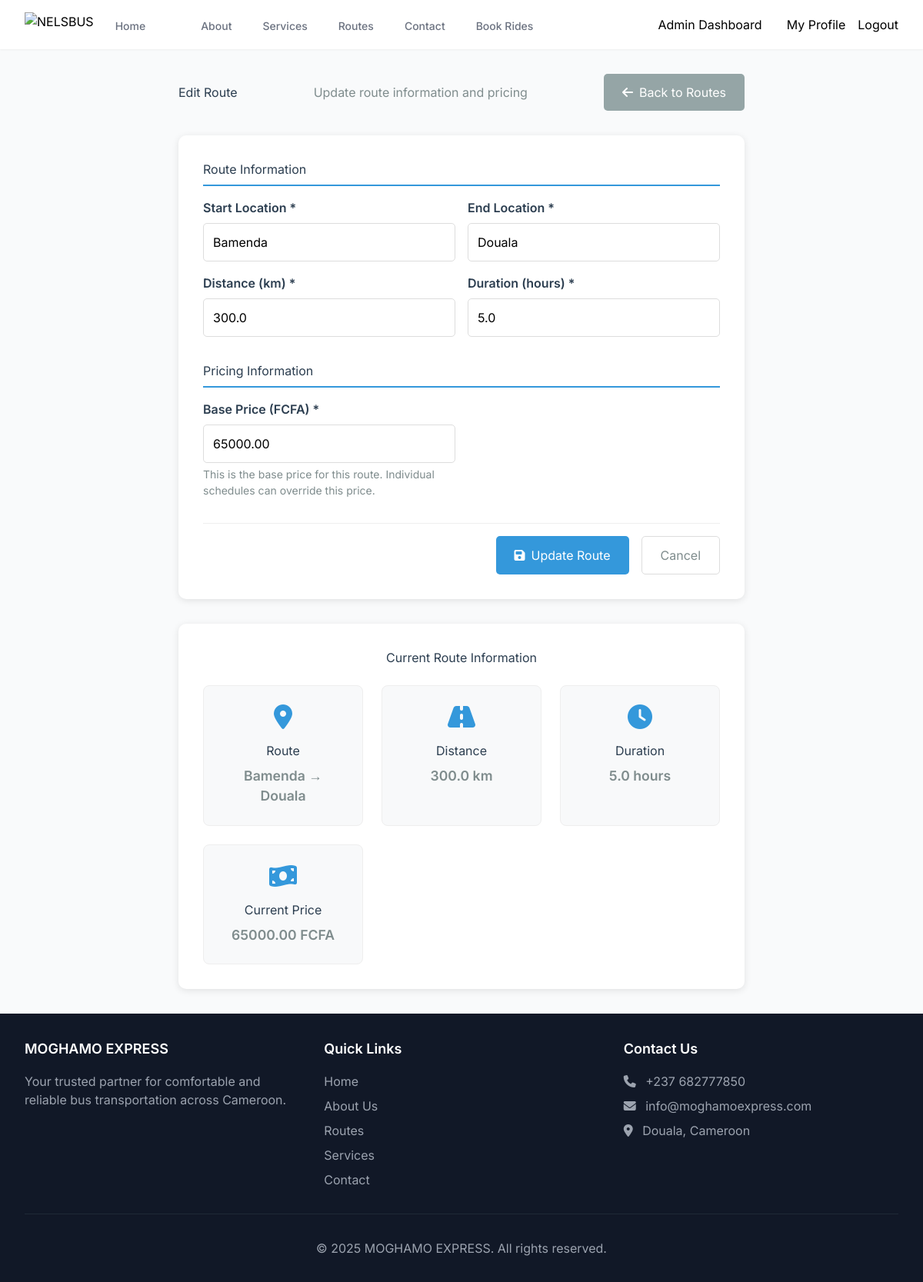
Page /manage-routes/5/edit/ (signed in) on the committed database.
### NelsaApp/models.py (models this page shows, shortened)
class Route(models.Model):
    start_location = models.CharField(max_length=100)
    end_location = models.CharField(max_length=100)
    distance = models.FloatField()
    duration = models.FloatField(default=0)  # Duration in hours
    price = models.DecimalField(max_digits=10, decimal_places=2, default=0)  # Base price for the route
    class Meta:
        unique_together = ('start_location', 'end_location')

### NelsaApp/views.py (the view, shortened to what this page needs)
# urls.py: path('manage-routes/<int:route_id>/edit/', views.admin_route_edit, name='admin_route_edit'),
@login_required
@user_passes_test(lambda u: u.is_staff)
def admin_route_edit(request, route_id):
    route = get_object_or_404(Route, id=route_id)
    context = {
        'route': route,
    }
    return render(request, 'NelsaApp/admin_route_edit.html', context)

### NelsaApp/templates/NelsaApp/admin_route_edit.html (shortened to what this page needs)
{% extends 'NelsaApp/base.html' %}
{% load static %}
{% block content %}
<div class="admin-route-edit">
    <div class="page-header">
        <h1>Edit Route</h1>
        <p>Update route information and pricing</p>
        <a href="{% url 'admin_routes' %}" class="btn btn-secondary">
            <i class="fas fa-arrow-left"></i> Back to Routes
        </a>
    </div>
    <div class="form-container">
        <form method="POST" class="route-form">
            <div class="form-section">
                <h3>Route Information</h3>
                <div class="form-row">
                    <div class="form-group">
                        <label for="start_location">Start Location *</label>
                        <input type="text" id="start_location" name="start_location" class="form-control" value="{{ route.start_location }}" required>
                    </div>
                    <div class="form-group">
                        <label for="end_location">End Location *</label>
                        <input type="text" id="end_location" name="end_location" class="form-control" value="{{ route.end_location }}" required>
                    </div>
                </div>
                <div class="form-row">
                    <div class="form-group">
                        <label for="distance">Distance (km) *</label>
                        <input type="number" id="distance" name="distance" class="form-control" step="0.1" min="0" value="{{ route.distance }}" required>
                    </div>
                    <div class="form-group">
                        <label for="duration">Duration (hours) *</label>
                        <input type="number" id="duration" name="duration" class="form-control" step="0.5" min="0" value="{{ route.duration }}" required>
                    </div>
                </div>
            </div>
            <div class="form-section">
                <h3>Pricing Information</h3>
                <div class="form-row">
                    <div class="form-group">
                        <label for="price">Base Price (FCFA) *</label>
                        <input type="number" id="price" name="price" class="form-control" step="100" min="0" value="{{ route.price }}" required>
                        <small class="form-text">This is the base price for this route. Individual schedules can override this price.</small>
                    </div>
                </div>
            </div>
            <div class="form-actions">
                <button type="submit" class="btn btn-primary">
                    <i class="fas fa-save"></i> Update Route
                </button>
                <a href="{% url 'admin_routes' %}" class="btn btn-outline">Cancel</a>
            </div>
        </form>
    </div>
    <div class="current-info">
        <h3>Current Route Information</h3>
        <div class="info-grid">
            <div class="info-card">
                <i class="fas fa-map-marker-alt"></i>
                <h4>Route</h4>
                <p>{{ route.start_location }} → {{ route.end_location }}</p>
            </div>
            <div class="info-card">
                <i class="fas fa-road"></i>
                <h4>Distance</h4>
                <p>{{ route.distance }} km</p>
            </div>
            <div class="info-card">
                <i class="fas fa-clock"></i>
                <h4>Duration</h4>
                <p>{{ route.duration }} hours</p>
            </div>
            <div class="info-card">
                <i class="fas fa-money-bill-wave"></i>
                <h4>Current Price</h4>
                <p>{{ route.price }} FCFA</p>
            </div>
        </div>
    </div>
</div>
{% endblock %}

### NelsaApp/templates/NelsaApp/admin_route_edit.html (style rules this page uses)
.admin-route-edit { padding: 2rem; max-width: 800px; margin: 0 auto; }
.page-header { display: flex; justify-content: space-between; align-items: center; margin-bottom: 2rem; flex-wrap: wrap; gap: 1rem; }
.page-header h1 { color: #2c3e50; margin: 0; }
.page-header p { color: #7f8c8d; margin: 0; }
.form-container { background: white; padding: 2rem; border-radius: 10px; box-shadow: 0 2px 10px rgba(0, 0, 0, 0.1); margin-bottom: 2rem; }
.form-section { margin-bottom: 2rem; }
.form-section h3 { color: #2c3e50; margin-bottom: 1rem; padding-bottom: 0.5rem; border-bottom: 2px solid #3498db; }
.form-row { display: grid; grid-template-columns: 1fr 1fr; gap: 1rem; margin-bottom: 1rem; }
.form-group { display: flex; flex-direction: column; }
.form-group label { font-weight: 600; color: #2c3e50; margin-bottom: 0.5rem; }
.form-control { padding: 0.75rem; border: 1px solid #ddd; border-radius: 5px; font-size: 1rem; transition: border-color 0.3s ease; }
.form-text { font-size: 0.875rem; color: #7f8c8d; margin-top: 0.25rem; }
.form-actions { display: flex; gap: 1rem; justify-content: flex-end; padding-top: 1rem; border-top: 1px solid #eee; }
.btn { padding: 0.75rem 1.5rem; border: none; border-radius: 5px; text-decoration: none; display: inline-flex; align-items: center; gap: 0.5rem; font-size: 1rem; cursor: pointer; transition: all 0.3s ease; }
.btn-primary { background: #3498db; color: white; }
.btn-secondary { background: #95a5a6; color: white; }
.btn-outline { background: transparent; color: #7f8c8d; border: 1px solid #ddd; }
.current-info { background: white; padding: 2rem; border-radius: 10px; box-shadow: 0 2px 10px rgba(0, 0, 0, 0.1); }
.current-info h3 { color: #2c3e50; margin-bottom: 1.5rem; text-align: center; }
.info-grid { display: grid; grid-template-columns: repeat(auto-fit, minmax(200px, 1fr)); gap: 1.5rem; }
.info-card { text-align: center; padding: 1.5rem; border: 1px solid #eee; border-radius: 8px; background: #f8f9fa; }
.info-card i { font-size: 2rem; color: #3498db; margin-bottom: 1rem; }
.info-card h4 { color: #2c3e50; margin-bottom: 0.5rem; font-size: 1rem; }
.info-card p { color: #7f8c8d; font-size: 1.1rem; font-weight: 600; margin: 0; }

### rows in the picture
Route: start_location "Bamenda", end_location "Douala", distance "300.0", duration "5.0", price "65000.00"
